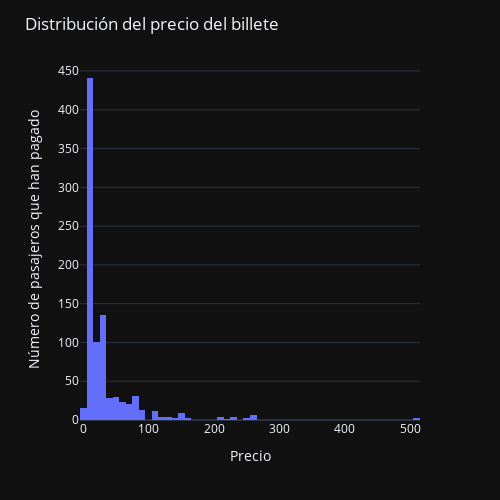

Notebook code for this chart:
### Markdown cell above
### Distribución del precio del billete

### Code cell
fig=px.histogram(x=titanic['Fare'])
fig.update_layout(height=500, width=500, title_text="Distribución del precio del billete", 
                  xaxis=dict(title="Precio"), yaxis=dict(title="Número de pasajeros que han pagado"), template='plotly_dark')
fig.show()

### Figure 1 — Plotly figure (JSON) as saved in the notebook; plotly's stock layout.template omitted (floating-point values rounded to 4 significant figures; data arrays with more than 128 entries replaced by an {"elided": "..."} marker saying what was removed)
{"data": [{"alignmentgroup": "True", "bingroup": "x", "hovertemplate": "x=%{x}<br>count=%{y}<extra></extra>", "legendgroup": "", "marker": {"color": "#636efa", "pattern": {"shape": ""}}, "name": "", "offsetgroup": "", "orientation": "v", "showlegend": false, "type": "histogram", "x": {"elided": "891 float values"}, "xaxis": "x", "yaxis": "y"}], "layout": {"barmode": "relative", "height": 500, "legend": {"tracegroupgap": 0}, "margin": {"t": 60}, "title": {"text": "Distribución del precio del billete"}, "width": 500, "xaxis": {"anchor": "y", "domain": [0, 1], "title": {"text": "Precio"}}, "yaxis": {"anchor": "x", "domain": [0, 1], "title": {"text": "Número de pasajeros que han pagado"}}}}
